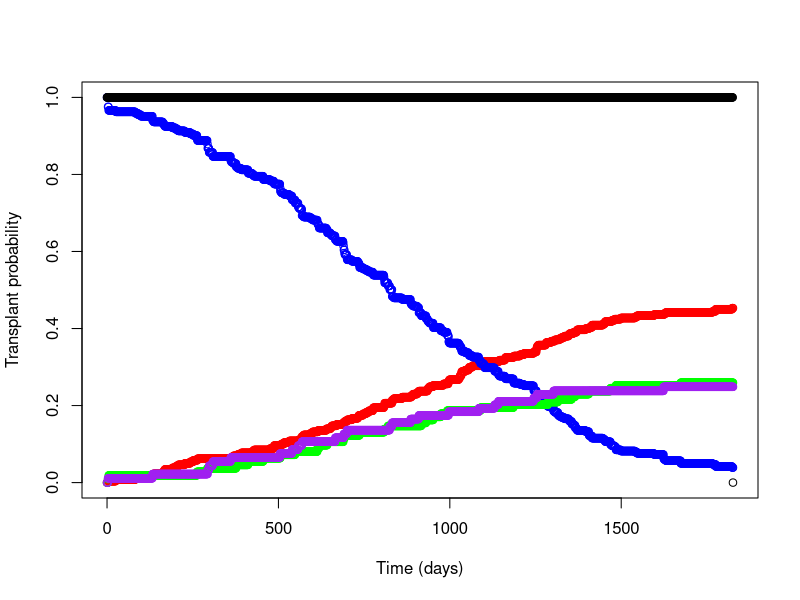

This figure's R source:
#work for kidney#

## Set work area/libname ##
setwd("F:\\Shared\\Organ Utilisation\\Winton Centre\\Kidney CR\\R work")

## Import data ##
survdata <- read.csv("kid_wlist.csv",fileEncoding = 'UTF-8-BOM')
param <- read.csv("kid_waitlist_params.csv",fileEncoding = 'UTF-8-BOM')
attach(survdata)
attach(param)

## Check data ##
head(survdata)
head(param)



## Adjusted capH will be - log(tx_surv) * exp(XB) ##

adjcox <- function(cent = "Belfast", sex = 1, rethnic_grp=1, diabetes=2, hsp_reg=1, rbg_new=1, dial_reg=1, matchpts_grp = 1, reg_age10 = 4, graft_no_new = 0) {
  
  ## Calculate individual xbeta terms ##
  
  #Sex #
  if(sex == 1){tx_xbeta_sex = tx_sex_m ; rem_xbeta_sex = rem_sex_m ; dth_xbeta_sex = dth_sex_m}
  if(sex == 2){tx_xbeta_sex = tx_sex_f ; rem_xbeta_sex = rem_sex_f ; dth_xbeta_sex = dth_sex_f}
  
  #Age #
  if(reg_age10 == 2){tx_xbeta_age = tx_age_2 ; rem_xbeta_age = rem_age_2 ; dth_xbeta_age = dth_age_2}
  if(reg_age10 == 3){tx_xbeta_age = tx_age_3 ; rem_xbeta_age = rem_age_3 ; dth_xbeta_age = dth_age_3}
  if(reg_age10 == 4){tx_xbeta_age = tx_age_4 ; rem_xbeta_age = rem_age_4 ; dth_xbeta_age = dth_age_4}
  if(reg_age10 == 5){tx_xbeta_age = tx_age_5 ; rem_xbeta_age = rem_age_5 ; dth_xbeta_age = dth_age_5}
  if(reg_age10 == 6){tx_xbeta_age = tx_age_6 ; rem_xbeta_age = rem_age_6 ; dth_xbeta_age = dth_age_6}
  if(reg_age10 == 7){tx_xbeta_age = tx_age_7 ; rem_xbeta_age = rem_age_7 ; dth_xbeta_age = dth_age_7}
  
  #Ethnicity #
  if(rethnic_grp == 1){tx_xbeta_eth = tx_eth_wh ; rem_xbeta_eth = rem_eth_wh ; dth_xbeta_eth = dth_eth_wh}
  if(rethnic_grp == 2){tx_xbeta_eth = tx_eth_nonwh ; rem_xbeta_eth = rem_eth_nonwh ; dth_xbeta_eth = dth_eth_nonwh}
  
  #Blood group #
  if(rbg_new == 1){tx_xbeta_bld = tx_bld_o; rem_xbeta_bld = rem_bld_o; dth_xbeta_bld = dth_bld_o}
  if(rbg_new == 2){tx_xbeta_bld = tx_bld_a; rem_xbeta_bld = rem_bld_a; dth_xbeta_bld = dth_bld_a}
  if(rbg_new == 3){tx_xbeta_bld = tx_bld_b; rem_xbeta_bld = rem_bld_b; dth_xbeta_bld = dth_bld_b}
  if(rbg_new == 4){tx_xbeta_bld = tx_bld_ab; rem_xbeta_bld = rem_bld_ab; dth_xbeta_bld = dth_bld_ab}
  
  
  #Matchability #
  if(matchpts_grp == 1){tx_xbeta_mat = tx_match_1 ; rem_xbeta_mat = rem_match_1 ; dth_xbeta_mat = dth_match_1}
  if(matchpts_grp == 2){tx_xbeta_mat = tx_match_2 ; rem_xbeta_mat = rem_match_2 ; dth_xbeta_mat = dth_match_2}
  if(matchpts_grp == 3){tx_xbeta_mat = tx_match_3 ; rem_xbeta_mat = rem_match_3 ; dth_xbeta_mat = dth_match_3}
  
  #Dialysis #
  if(dial_reg == 1){tx_xbeta_dial = tx_dialysis_1 ; rem_xbeta_dial = rem_dialysis_1 ; dth_xbeta_dial = dth_dialysis_1}
  if(dial_reg == 2){tx_xbeta_dial = tx_dialysis_2 ; rem_xbeta_dial = rem_dialysis_2 ; dth_xbeta_dial = dth_dialysis_2}
  
  #Graft #
  if(graft_no_new == 0){tx_xbeta_graft = tx_graft_0 ; rem_xbeta_graft = rem_graft_0 ; dth_xbeta_graft = dth_graft_0}
  if(graft_no_new == 1){tx_xbeta_graft = tx_graft_1 ; rem_xbeta_graft = rem_graft_1 ; dth_xbeta_graft = dth_graft_1} 
  
  #Sensitisation #
  if(hsp_reg == 1){tx_xbeta_sens = tx_sens_1 ; rem_xbeta_sens = rem_sens_1 ; dth_xbeta_sens = dth_sens_1}
  if(hsp_reg == 2){tx_xbeta_sens = tx_sens_2 ; rem_xbeta_sens = rem_sens_2 ; dth_xbeta_sens = dth_sens_2}

  
  #Diabetes #
  if(diabetes == 1){tx_xbeta_diabetes = tx_diabetes_1 ; rem_xbeta_diabetes = rem_diabetes_1 ; dth_xbeta_diabetes = dth_diabetes_1}
  if(diabetes == 2){tx_xbeta_diabetes = tx_diabetes_2 ; rem_xbeta_diabetes = rem_diabetes_2 ; dth_xbeta_diabetes = dth_diabetes_2}
  
  
  ## Total xbetas ##
  tx_xbeta <- sum(tx_xbeta_sex, tx_xbeta_age, tx_xbeta_eth, tx_xbeta_bld, tx_xbeta_mat, tx_xbeta_dial, tx_xbeta_graft, tx_xbeta_sens, tx_xbeta_diabetes)
  rem_xbeta <- sum(rem_xbeta_sex, rem_xbeta_age, rem_xbeta_eth, rem_xbeta_bld, rem_xbeta_mat, rem_xbeta_dial, rem_xbeta_graft, rem_xbeta_sens, rem_xbeta_diabetes)
  dth_xbeta <- sum(dth_xbeta_sex, dth_xbeta_age, dth_xbeta_eth, dth_xbeta_bld, dth_xbeta_mat, dth_xbeta_dial, dth_xbeta_graft, dth_xbeta_sens, dth_xbeta_diabetes)
 
  ## Calculate cumulative hazard for each term ##
  capHtx <- -log(tx_surv) * exp (tx_xbeta)
  capHrem <- -log(rem_surv) * exp (rem_xbeta)
  capHdth <- -log(dth_surv) * exp (dth_xbeta)
  
  
  basehaz <- data.frame(survdata, capHtx, capHrem, capHdth)
  
  
  #Restrict to centre #
  centre <- basehaz[rec_unit==cent,]
  
  #Set up for 1 row per every day #
  days <- numeric(length = 1827)
  days <- 0:1826
  
  capHtx2 <- numeric(length = 1827)
  capHrem2 <- numeric(length = 1827)
  capHdth2 <- numeric(length = 1827)
  
  secondday <- centre$time[2]
  secondday
  
  ## delete second entry for day 0 - S(0) needs to start at 1 - only if second time entry is 0 ##
  
  if(secondday == 0){centre <- centre[-c(2),]}
  
  ## set up new dataset for day 0- 1826 - make sure there are data points for every day ##
  
  smoothed_cent <- data.frame(days)
  smoothed_cent$capHtx <- capHtx2
  smoothed_cent$capHrem <- capHrem2
  smoothed_cent$capHrem <- capHdth2
  
  
  ## impute values from bel ##
  j<-1
  for (i in 1:1827){
    if (smoothed_cent$days[i] == centre$time[j] )
    { smoothed_cent$capHtx[i] <- centre$capHtx[j]
    smoothed_cent$capHrem[i] <- centre$capHrem[j]
    smoothed_cent$capHdth[i] <- centre$capHdth[j]
    j <- j + 1}
    else {smoothed_cent$capHtx[i] <- centre$capHtx[j-1]
    smoothed_cent$capHrem[i] <- centre$capHrem[j-1]
    smoothed_cent$capHdth[i] <- centre$capHdth[j-1]
    }
  }
  
  

  dim(smoothed_cent)[1]
  
  capS <- numeric(length = dim(smoothed_cent)[1])
  capS[1] <- 1
  capF_tx <- numeric(length = dim(smoothed_cent)[1])
  capF_tx[1] <- 0
  capF_rem <- numeric(length = dim(smoothed_cent)[1])
  capF_rem[1] <- 0
  capF_dth <- numeric(length = dim(smoothed_cent)[1])
  capF_dth[1] <- 0
  p_tx <- numeric(length = dim(smoothed_cent)[1])
  p_tx[1] <- 0
  p_rem <- numeric(length = dim(smoothed_cent)[1])
  p_rem[1] <- 0
  p_dth <- numeric(length = dim(smoothed_cent)[1])
  p_dth[1] <- 0
  h_tx <- numeric(length = dim(smoothed_cent)[1])
  h_tx[1] <- 0
  h_rem <- numeric(length = dim(smoothed_cent)[1])
  h_rem[1] <- 0
  h_dth <- numeric(length = dim(smoothed_cent)[1])
  h_dth[1] <- 0
  
  sumall <- numeric(length = dim(smoothed_cent)[1])
  sumall[1] <- 0
  
  
  for (i in 1:(dim(smoothed_cent)[1]-1)){
    h_tx[i] <- smoothed_cent$capHtx[i+1] - smoothed_cent$capHtx[i]
    p_tx[i] <- h_tx[i] * capS[i]
    capF_tx[i+1] <- capF_tx[i] + p_tx[i]
    
    h_rem[i] <- smoothed_cent$capHrem[i+1] - smoothed_cent$capHrem[i]
    p_rem[i] <- h_rem[i] * capS[i]
    capF_rem[i+1] <- capF_rem[i] + p_rem[i]
    
    h_dth[i] <- smoothed_cent$capHdth[i+1] - smoothed_cent$capHdth[i]
    p_dth[i] <- h_dth[i] * capS[i]
    capF_dth[i+1] <- capF_dth[i] + p_dth[i]
    
    capS[i+1] <- capS[i] - p_tx[i] - p_rem[i] - p_dth[i]
    
    sumall[i] <- capS[i] + capF_rem[i] + capF_tx[i] + capF_dth[i]
    
  }
  
  out <- cbind(smoothed_cent, capS, capF_rem, capF_tx, capF_dth, sumall)
  
  return(out)
  
}

test <- adjcox (cent = "Belfast", sex = 1, rethnic_grp=1, diabetes=2, hsp_reg=1, rbg_new=1, dial_reg=1, matchpts_grp = 1, reg_age10 = 6, graft_no_new = 0)

#Plotting the output #
plot(y = test$capF_tx, x = test$days, ylab = "Transplant probability", xlab = "Time (days)", ylim = c(0, 1), col = "red")
points(y = test$capS, x = test$days, col = "blue")
points(y = test$capF_rem, x = test$days, col="green")
points(y = test$capF_dth, x = test$days, col= "purple")
points(y = test$sumall, x = test$days, col="black")


